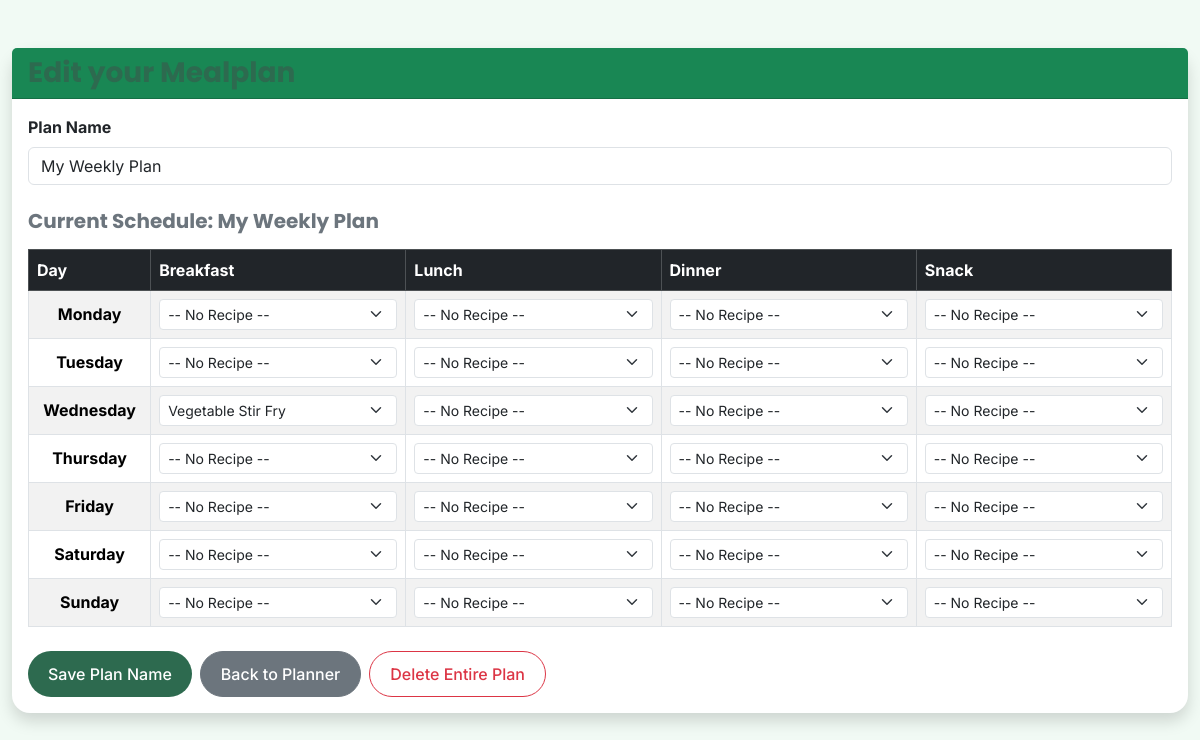
The page /mealPlan/crudPlanner/update.php (signed in) on the database as committed earlier.
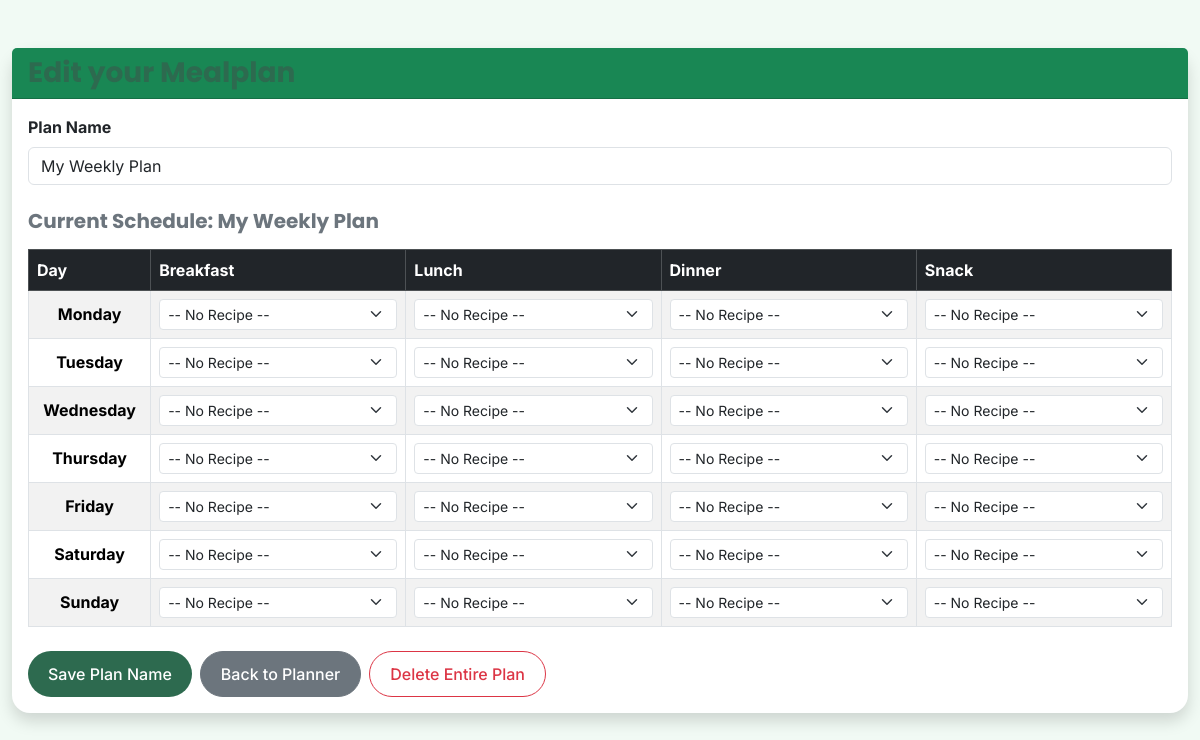
The same page on the database as committed later.
### tables this page shows
CREATE TABLE IF NOT EXISTS `meal_plan` (
  `id` int NOT NULL AUTO_INCREMENT,
  `user_id` int DEFAULT NULL,
  `created_at` timestamp NULL DEFAULT CURRENT_TIMESTAMP,
  `name` varchar(255) NOT NULL,
  PRIMARY KEY (`id`),
  KEY `fk_mealplan_user` (`user_id`)
);

### mealPlan/crudPlanner/update.php (the view, shortened to what this page needs)
<?php
require_once "../../components/db_connect.php";
$user_id = $_SESSION["user"] ?? $_SESSION["adm"] ?? null;
$days = ['Monday', 'Tuesday', 'Wednesday', 'Thursday', 'Friday', 'Saturday', 'Sunday'];
$times = ['Breakfast', 'Lunch', 'Dinner', 'Snack'];
$checkPlan = mysqli_query($connect, "SELECT id, name FROM meal_plan WHERE user_id = $user_id LIMIT 1");
if (mysqli_num_rows($checkPlan) > 0) {
    $planRow = mysqli_fetch_assoc($checkPlan);
    $meal_plan_id = $planRow['id'];
    $planname = $planRow['name'];
} else {
    mysqli_query($connect, "INSERT INTO meal_plan (user_id, name) VALUES ($user_id, 'My Weekly Plan')");
    $meal_plan_id = mysqli_insert_id($connect);
    $planname = "My Weekly Plan";
}
$query = "SELECT mpr.*, r.title FROM meal_plan_recipe mpr JOIN recipes r ON mpr.recipe_id = r.id WHERE mpr.meal_plan_id = ?";
$data = $connect->prepare($query);
$data->bind_param("i", $meal_plan_id);
$data->execute();
$result = $data->get_result();
$myPlan = [];
while ($row = $result->fetch_assoc()) {
    $myPlan[$row['meal_date']][$row['meal_time']] = [
        'id' => $row['recipe_id'],
        'title' => $row['title']
    ];
}
$allRecipes = [];
$resultRecipes = mysqli_query($connect, "SELECT id, title FROM recipes");
while ($rowR = mysqli_fetch_assoc($resultRecipes)) {
    $allRecipes[] = $rowR;
}
?>
<!DOCTYPE html>
<html lang="en">
<head>
    <?php include "../../components/head.php"; ?>
</head>
<body>
    <div class="container mt-5">
        <form method="post" action="<?= htmlspecialchars($_SERVER['PHP_SELF']) ?>">
            <div class="card mx-auto shadow">
                <div class="card-header bg-success text-white">
                    <h3 class="mb-0">Edit your Mealplan</h3>
                </div>
                <div class="card-body">
                    <div class="mb-4">
                        <label class="form-label fw-bold">Plan Name</label>
                        <input type="text" name="plan_name" class="form-control"
                            value="<?= htmlspecialchars($planname) ?>" required>
                    </div>
                    <div class="mt-4">
                        <h5 class="text-secondary">Current Schedule: <?= htmlspecialchars($planname) ?></h5>
                        <table class="table table-bordered table-striped mt-3">
                            <thead class="table-dark">
                                <tr>
                                    <th>Day</th><?php foreach ($times as $m): ?><th><?= $m ?></th><?php endforeach; ?>
                                </tr>
                            </thead>
                            <tbody>
                                <?php foreach ($days as $day): ?>
                                    <tr>
                                        <td class="fw-bold text-center align-middle"><?= $day ?></td>
                                        <?php foreach ($times as $meal_time): ?>
                                            <td>
                                                <select name="plan_data[<?= $day ?>][<?= $meal_time ?>]" class="form-select form-select-sm">
                                                    <option value="">-- No Recipe --</option>
                                                    <?php
                                                    foreach ($allRecipes as $recipe):
                                                        $selected = (isset($myPlan[$day][$meal_time]) && $myPlan[$day][$meal_time]['id'] == $recipe['id']) ? "selected" : "";
                                                    ?>
                                                        <option value="<?= $recipe['id'] ?>" <?= $selected ?>>
                                                            <?= htmlspecialchars($recipe['title']) ?>
                                                        </option>
                                                    <?php endforeach; ?>
                                                </select>
                                            </td>
                                        <?php endforeach; ?>
                                    </tr>
                                <?php endforeach; ?>
                            </tbody>
                        </table>
                    </div>
                    <div class="mt-4 d-flex gap-2">
                        <button type="submit" name="save_plan_changes" class="btn btn-success">Save Plan Name</button>
                        <a href="../planner.php" class="btn btn-secondary">Back to Planner</a>
                        <a href="delete.php?id=<?= $meal_plan_id ?>&type=plan"
                            class="btn btn-outline-danger" onclick="return confirm('Delete whole plan?')">
                            Delete Entire Plan
                        </a>
                    </div>
                </div>
            </div>
        </form>
    </div>
</body>
</html>

Rows that differ between the two databases and show on the page:
added meal_plan: plan_name "My Weekly Plan", name "My Weekly Plan"
Other text that changed with them:
form field value: "Vegetable Stir Fry" → "-- No Recipe --"
form field plan_name: "My Weekly Plan" → (not shown)
$planname: "My Weekly Plan" → (not shown)
